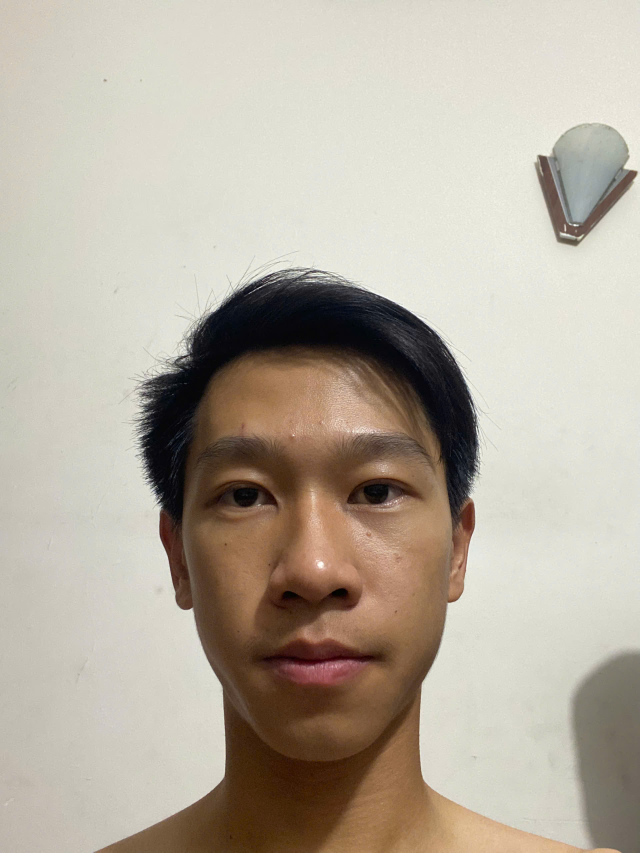
#> input picture Face_Regconition/anchor.jpg, 1918 x 2558 px, given in place of the camera (shown at 1/3 size)
$ python haar_detec_cut.py
#> lines starting #> are read from the running program, lines starting #| are printed output that depends on the picture; after the words box and inside, x2 and y2 are one past the last pixel; in counts of white or black regions, pixels touching at a corner belong together
#> further down, frame is the input picture: shape (2558, 1918, 3); mean B, G, R 160.2, 173.8, 182.9
import cv2 as cv
import os
import time

def detectAndDisplay(frame, face_cascade, known_faces, last_saved_time):
#> called with last_saved_time = 1.8e+09
    frame_gray = cv.cvtColor(frame, cv.COLOR_BGR2GRAY)
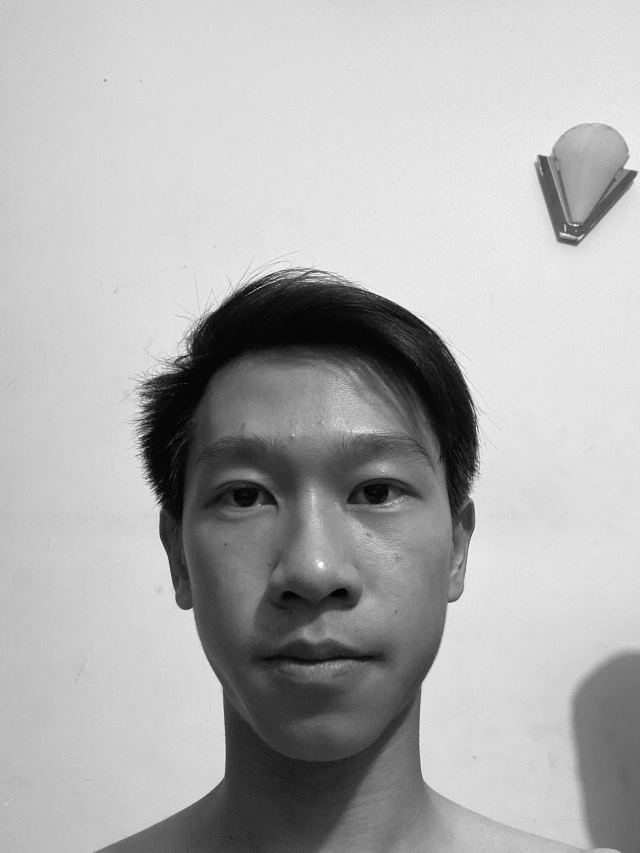
#> frame_gray: shape (2558, 1918) (shown at 1/3 size); min 0, max 255, mean 175.1
    frame_gray = cv.equalizeHist(frame_gray)
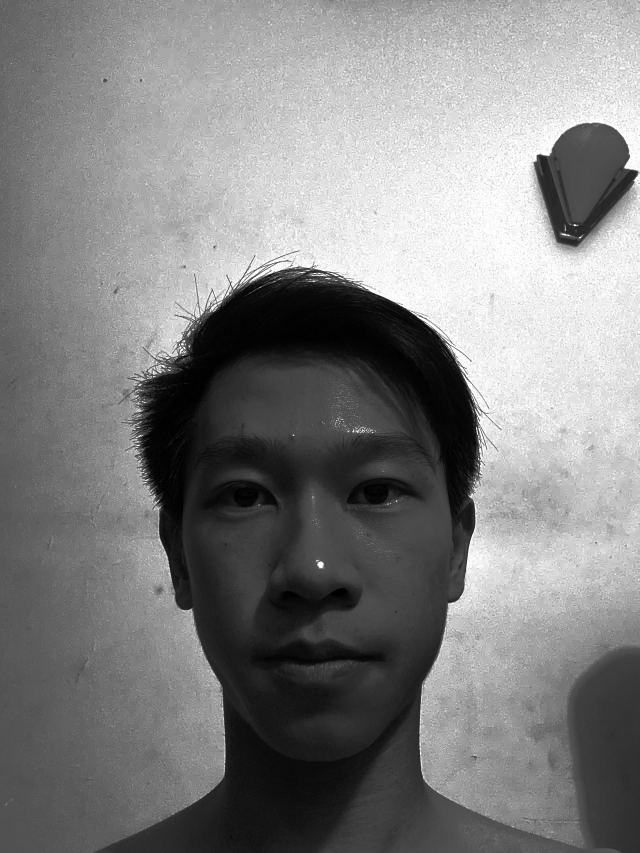
#> frame_gray: shape (2558, 1918) (shown at 1/3 size); min 0, max 255, mean 129.1

    # faces = face_cascade.detectMultiScale(frame_gray, scaleFactor=1.05, minNeighbors=21)
    faces = face_cascade.detectMultiScale(
                    frame_gray,
                    scaleFactor=1.03,
	                minNeighbors=11,
                    # minSize=(45, 45)
                    )
#> faces = [[1770, 1078, 55, 55], [431, 1085, 1008, 1008]]
    current_time = time.time()
    for (x, y, w, h) in faces:
        face_roi = frame_gray[y:y+h, x:x+w]
        if not known_faces or not any(cv.norm(cv.resize(face_roi, (known_face.shape[1], known_face.shape[0])), known_face) < 1000 for known_face in known_faces):
            if not known_faces or current_time - last_saved_time >= 5:
                known_faces.append(face_roi)
                face_image = frame[y:y+h, x:x+w]
                face_filename = f"./tmp/face_{len(known_faces)}.jpg"
                cv.imwrite(face_filename, face_image)
                print(f"Saved {face_filename}")
                last_saved_time = current_time

        cv.rectangle(frame, (x, y), (x + w, y + h), (0, 255, 0), 4)
#> this loop made 2 passes
#> (x, y, w, h, face_filename, last_saved_time) on pass 1: (1770, 1078, 55, 55, './tmp/face_1.jpg', 1.8e+09)
#> (printed output is left out)
#> pass 1, in detectAndDisplay, `face_roi = frame_gray[y:y+h, x:x+w]`:
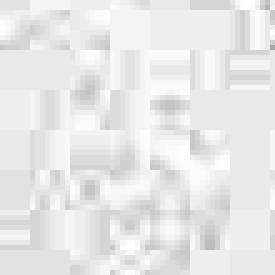
#> face_roi: shape (55, 55) (shown 5 times larger); min 168, max 255, mean 232.3
#> pass 1, in detectAndDisplay, `face_image = frame[y:y+h, x:x+w]`:
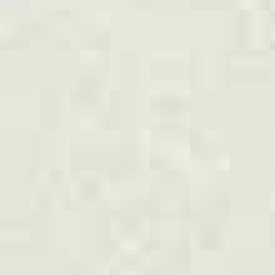
#> face_image: shape (55, 55, 3) (shown 5 times larger); mean B, G, R 217.1, 229.1, 229.1
#> pass 2, in detectAndDisplay, `face_roi = frame_gray[y:y+h, x:x+w]`:
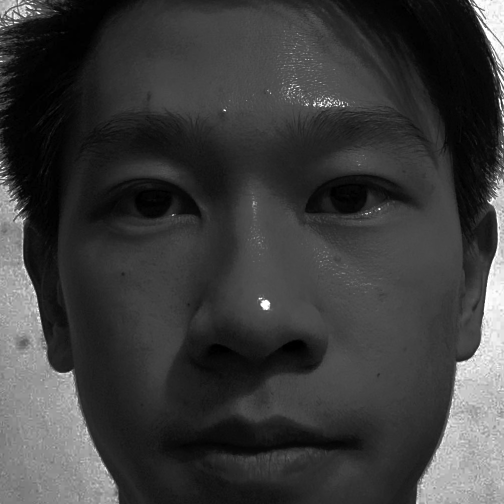
#> face_roi: shape (1008, 1008) (shown at 1/2 size); min 0, max 255, mean 59.5
#> after the loop:
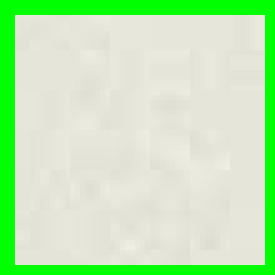
#> face_image: shape (55, 55, 3) (shown 5 times larger); 17.36% of pixels changed, all inside (x1, y1, x2, y2) = (0, 0, 55, 55)
#> after the loop, known_faces = 1 item; last_saved_time = 1.8e+09

    cv.imshow('Live Face Detection', frame)
    return last_saved_time

if not os.path.exists('./tmp'):
    os.makedirs('./tmp')

face_cascade = cv.CascadeClassifier('haarcascade_frontalface_default.xml')
if not face_cascade.load('./haarcascade_frontalface_default.xml'):
    print('--(!)Error loading face cascade')
    exit(0)

cap = cv.VideoCapture(0)
if not cap.isOpened():
    print('--(!)Error opening video capture')
    exit(0)

known_faces = []
last_saved_time = time.time()

while True:
    ret, frame = cap.read()
    if not ret:
        print('--(!)No captured frame -- Break!')
        break

    last_saved_time = detectAndDisplay(frame, face_cascade, known_faces, last_saved_time)
#> last_saved_time = 1.8e+09

    if cv.waitKey(1) == 27:
#> (key Esc is pressed here)
        break

cap.release()
cv.destroyAllWindows()
